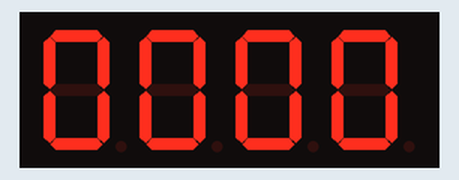
Simulated run of this sketch. Board: Arduino Uno, built with avr-gcc and run on an emulated ATmega328P. Parts: 4-digit seven-segment display.

Above: at 0.07 s.
At 5.04 s:
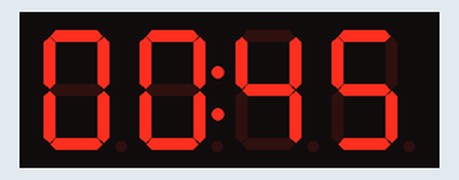
At 10.02 s:
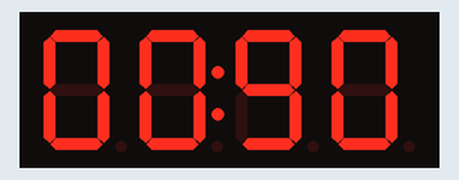
At 19.98 s:
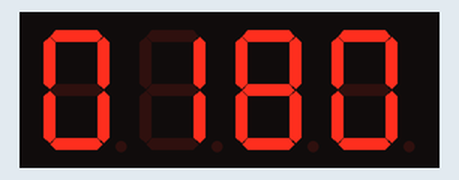
At 29.94 s:
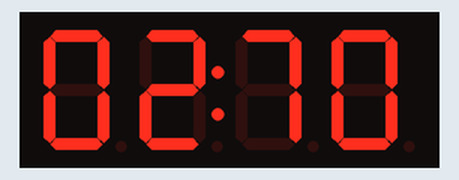
At 39.92 s:
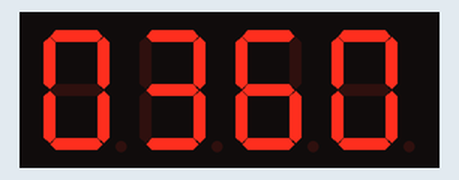

The sketch:

TimeDisplay.ino
```cpp
#include <Wire.h>
#include <EEPROM.h>
#include "TM1637.h"

/** Номера пинов Arduino, к которым подключается индикатор */
#define DISPLAY_CLK_PIN 11
#define DISPLAY_DIO_PIN 12


boolean point = false;

/** С помощью этой переменной будем отрисовывать данные на дисплей */
TM1637 display(DISPLAY_CLK_PIN, DISPLAY_DIO_PIN);


void setup() {
    //Включаем и настраиваем индикатор
    display.set();
    display.init();
}

void loop() {
    for (int i = 0; i < 2000; i++) {
        setDisplayValue(i, point);

        //будем включать и выключать двоеточие каждую секунду
        if (i % 10 == 0)
            point = !point;

        delay(100);
    }
}

/**
 * Функция отображает переданное число на светодиодном индикаторе
 *
 * @param value    - число, которое нужно отобразить (4 значное или меньше)
 * @param usePoint - если {true}, то отображать двоеточие между числами
 */
void setDisplayValue(int value, boolean usePoint) {
    //Значения для отображения на каждом из 4 разрядов
    int8_t disp[4];
    disp[0] = disp[1] = disp[2] = disp[3] = 0;

    int res = value;
    int i = 3;
    while (res > 0 && i >= 0) {
        disp[i] = res % 10;
        res = res / 10;
        i--;
    }

    display.display(disp);
    display.point(usePoint);
}
```
